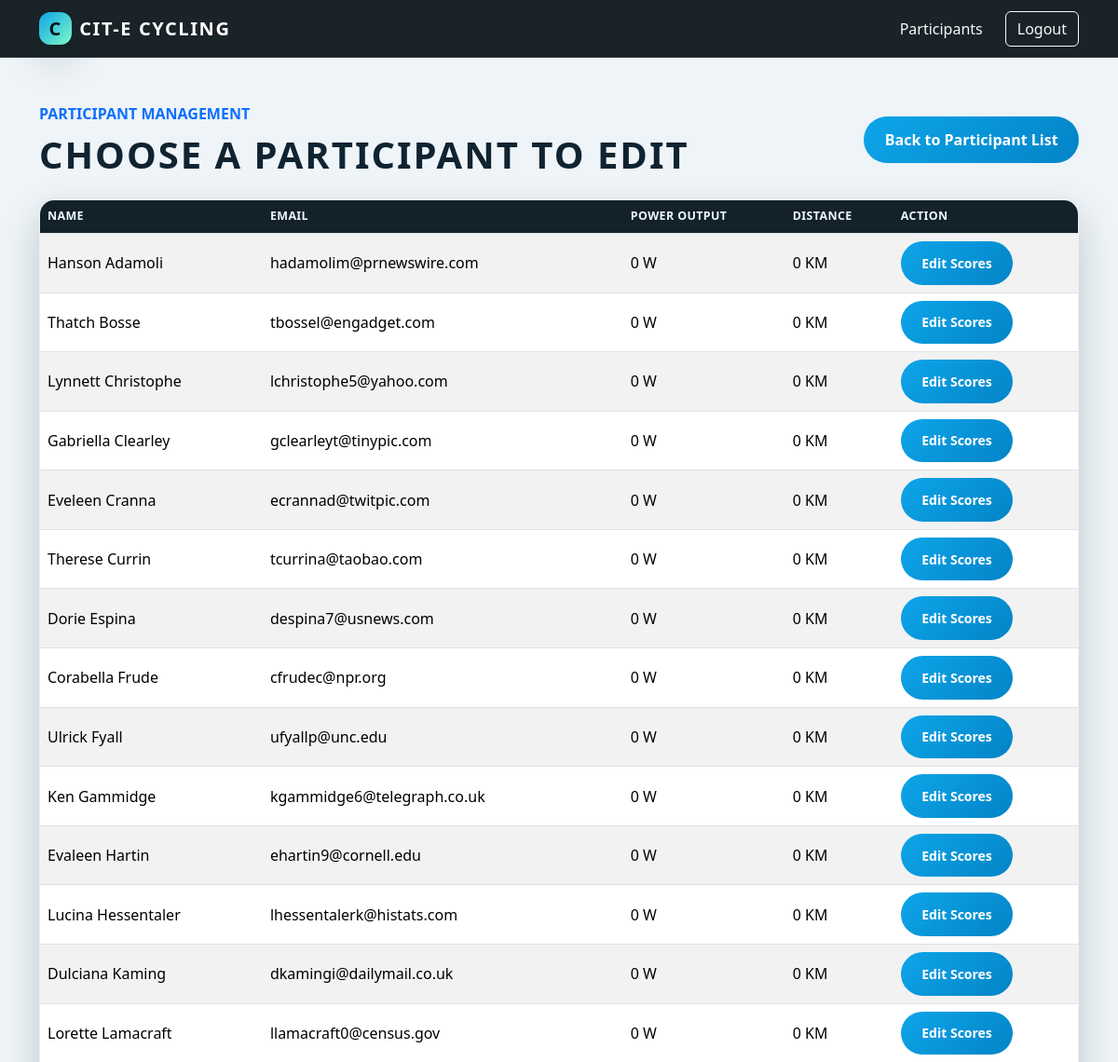
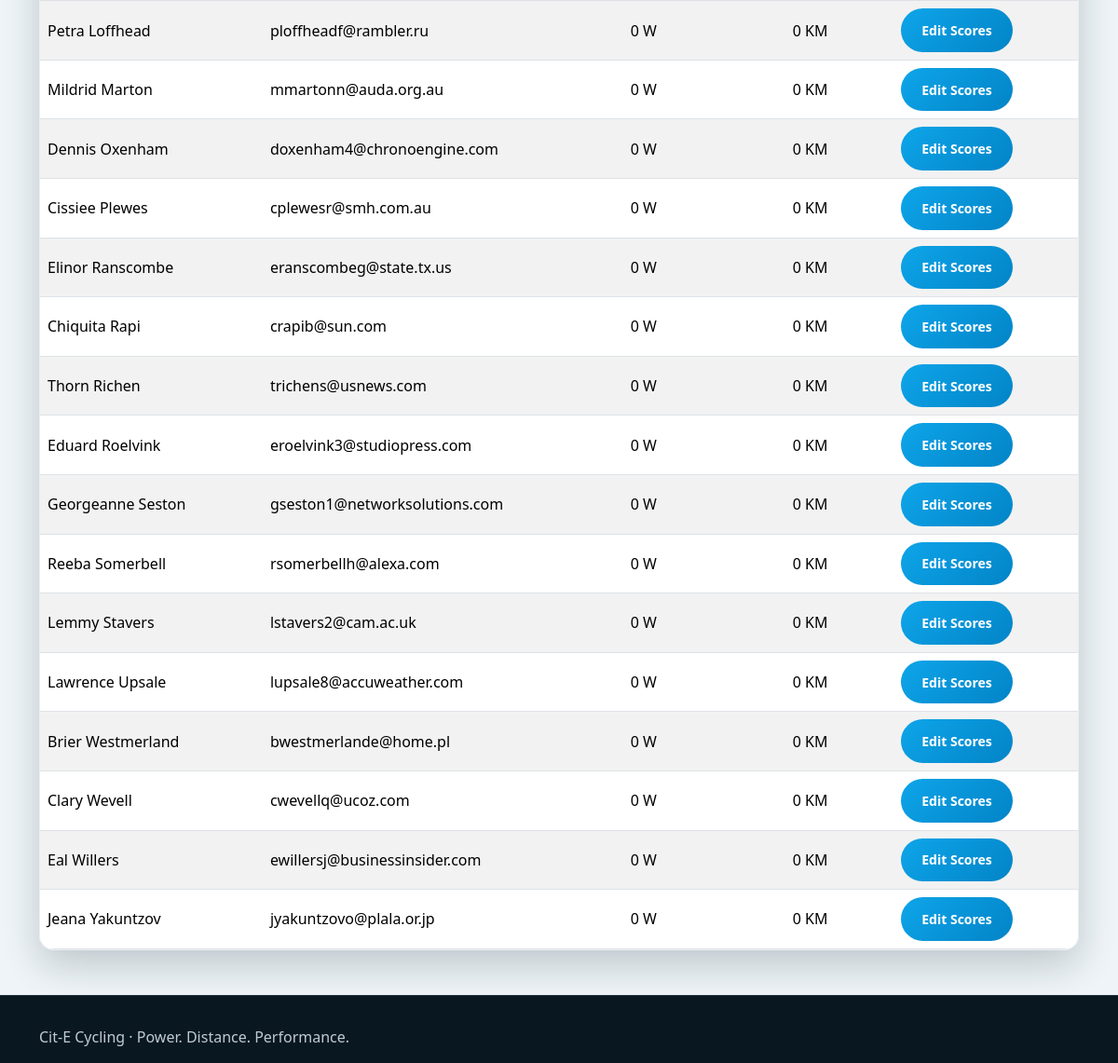
/edit_participant.php (signed in), run on the app's committed database (2 pictures, top to bottom).
### tables this page shows
CREATE TABLE `participant` (
  `id` int(255) NOT NULL,
  `firstname` varchar(50) NOT NULL,
  `surname` varchar(50) NOT NULL,
  `email` varchar(100) NOT NULL,
  `power_output` float DEFAULT NULL,
  `distance` float DEFAULT NULL,
  `club_id` int(11) DEFAULT NULL
);

### edit_participant.php (the view, shortened to what this page needs)
<?php
$errors = [];
$participant = null;
$participantChoices = [];
$selectionLoadError = '';
$idInput = $_SERVER['REQUEST_METHOD'] === 'POST' ? ($_POST['id'] ?? null) : ($_GET['id'] ?? null);
$id = is_string($idInput) ? filter_var($idInput, FILTER_VALIDATE_INT) : false;
try {
    $pdo = getDbConnection();
    if ($idInput === null && $_SERVER['REQUEST_METHOD'] !== 'POST') {
        $choicesStmt = $pdo->prepare('SELECT id, firstname, surname, email, power_output, distance FROM participant ORDER BY surname, firstname');
        $choicesStmt->execute();
        $participantChoices = $choicesStmt->fetchAll();
    }
} catch (PDOException $e) {
    $selectionLoadError = 'The database is temporarily unavailable. Please try again later.';
    $participant = null;
    $participantChoices = [];
}
?>
<!DOCTYPE html>
<html lang="en">
<head>
    <link href="https://cdn.jsdelivr.net/npm/bootstrap@5.3.3/dist/css/bootstrap.min.css" rel="stylesheet">
    <link rel="stylesheet" href="style.css">
</head>
<body class="admin-page">
    <nav class="navbar navbar-expand-lg navbar-dark sticky-top">
        <div class="container">
            <a class="navbar-brand d-flex align-items-center gap-2" href="admin_menu.php">
                <span class="brand-mark">C</span>
                <span>CIT-E CYCLING</span>
            </a>
            <div class="collapse navbar-collapse" id="adminNavbar">
                <div class="navbar-nav ms-auto align-items-lg-center gap-lg-3">
                    <a class="nav-link text-light" href="view_participants_edit_delete.php">Participants</a>
                    <form action="logout.php" method="post">
                        <button type="submit" class="btn btn-outline-light">Logout</button>
                    </form>
                </div>
            </div>
        </div>
    </nav>
    <main class="py-5">
        <div class="container">
            <div class="d-flex justify-content-between align-items-center flex-wrap gap-3 mb-4">
                <div>
                    <p class="text-uppercase text-primary fw-semibold mb-2">Participant management</p>
                    <h1 class="section-title mb-0"><?php echo $participant === null && $_SERVER['REQUEST_METHOD'] !== 'POST' ? 'Choose a participant to edit' : 'Update participant scores'; ?></h1>
                </div>
                <a href="view_participants_edit_delete.php" class="btn btn-primary">Back to Participant List</a>
            </div>
            <?php if ($participant !== null): ?>
                <?php include 'edit_participant_form.php'; ?>
            <?php elseif (empty($errors) && $_SERVER['REQUEST_METHOD'] !== 'POST' && $selectionLoadError === ''): ?>
                <?php if (empty($participantChoices)): ?>
                    <div class="alert alert-info" role="status">There are no participant records available to edit. Interest registrations are stored separately; load participant records into the participant table to continue.</div>
                <?php else: ?>
                    <div class="table-responsive card-panel p-0">
                        <table class="table table-striped table-hover align-middle mb-0">
                            <thead>
                                <tr>
                                    <th scope="col">Name</th>
                                    <th scope="col">Email</th>
                                    <th scope="col">Power Output</th>
                                    <th scope="col">Distance</th>
                                    <th scope="col">Action</th>
                                </tr>
                            </thead>
                            <tbody>
                                <?php foreach ($participantChoices as $choice): ?>
                                    <tr>
                                        <td><?php echo htmlspecialchars((string)$choice['firstname'] . ' ' . (string)$choice['surname'], ENT_QUOTES, 'UTF-8'); ?></td>
                                        <td><?php echo htmlspecialchars((string)$choice['email'], ENT_QUOTES, 'UTF-8'); ?></td>
                                        <td><?php echo htmlspecialchars((string)$choice['power_output'], ENT_QUOTES, 'UTF-8'); ?> W</td>
                                        <td><?php echo htmlspecialchars((string)$choice['distance'], ENT_QUOTES, 'UTF-8'); ?> KM</td>
                                        <td><a href="edit_participant.php?id=<?php echo (int)$choice['id']; ?>" class="btn btn-sm btn-primary">Edit Scores</a></td>
                                    </tr>
                                <?php endforeach; ?>
                            </tbody>
                        </table>
                    </div>
                <?php endif; ?>
            <?php else: ?>
                <div class="card-panel">
                    <p class="mb-0">Review the message above, then return to the participant list to continue.</p>
                </div>
            <?php endif; ?>
        </div>
    </main>
    <footer class="footer">
        <div class="container text-center text-md-start">
            <p class="mb-0">Cit-E Cycling · Power. Distance. Performance.</p>
        </div>
    </footer>
</body>
</html>

### style.css (style rules this page uses)
:root { --primary: #0ea5e9; --primary-strong: #0284c7; --accent: #7ef9c6; --dark: #06141d; --dark-soft: #0b1f2b; --panel: rgba(13, 27, 36, 0.85); --panel-light: #f3f8fb; --light: #edf7ff; --muted: #9db3c5; --border: rgba(148, 163, 184, 0.18); --danger: #ef4444; --success: #22c55e; --warning: #f59e0b; --shadow: 0 16px 40px rgba(11, 24, 34, 0.2); }
* { box-sizing: border-box; }
html { scroll-behavior: smooth; }
body { font-family: "Segoe UI", Tahoma, Geneva, Verdana, sans-serif; background: linear-gradient(180deg, #081923 0%, #0d1d2a 45%, #f4f8fa 100%); color: #12222f; min-height: 100vh; }
body.admin-page { background: #eef4f7; color: #12222f; }
.navbar { background: rgba(7, 17, 22, 0.92) !important; backdrop-filter: blur(12px); border-bottom: 1px solid var(--border); }
.navbar-brand { font-weight: 700; letter-spacing: 0.08em; text-transform: uppercase; }
.brand-mark { width: 2.2rem; height: 2.2rem; display: inline-flex; align-items: center; justify-content: center; border-radius: 0.75rem; background: linear-gradient(135deg, var(--primary), var(--accent)); color: var(--dark); font-weight: 800; box-shadow: var(--shadow); }
.section-title { font-weight: 800; letter-spacing: 0.05em; text-transform: uppercase; color: var(--dark); }
body.admin-page .section-title { color: #102331; }
.feature-card, .info-card, .card-panel, .stats-card { border: 1px solid var(--border); border-radius: 1.2rem; background: rgba(255, 255, 255, 0.96); box-shadow: var(--shadow); }
.btn-primary { background: linear-gradient(135deg, var(--primary), var(--primary-strong)); border: none; border-radius: 999px; font-weight: 600; padding: 0.8rem 1.4rem; }
.card-panel { padding: 1.5rem; }
.table-responsive { border-radius: 1rem; overflow-x: auto; -webkit-overflow-scrolling: touch; }
.table thead th { background: rgba(10, 25, 34, 0.96); color: var(--light); font-weight: 700; letter-spacing: 0.03em; text-transform: uppercase; font-size: 0.78rem; }
.footer { background: #091721; color: rgba(237, 247, 255, 0.8); padding: 2rem 0 1rem; border-top: 1px solid var(--border); }

### data on the page
participant: firstname+surname "Hanson Adamoli", email "hadamolim@prnewswire.com", power_output "0", distance "0"
participant: firstname+surname "Thatch Bosse", email "tbossel@engadget.com", power_output "0", distance "0"
participant: firstname+surname "Lynnett Christophe", email "lchristophe5@yahoo.com", power_output "0", distance "0"
participant: firstname+surname "Gabriella Clearley", email "gclearleyt@tinypic.com", power_output "0", distance "0"
participant: firstname+surname "Eveleen Cranna", email "ecrannad@twitpic.com", power_output "0", distance "0"
participant: firstname+surname "Therese Currin", email "tcurrina@taobao.com", power_output "0", distance "0"
participant: firstname+surname "Dorie Espina", email "despina7@usnews.com", power_output "0", distance "0"
participant: firstname+surname "Corabella Frude", email "cfrudec@npr.org", power_output "0", distance "0"
participant: firstname+surname "Ulrick Fyall", email "ufyallp@unc.edu", power_output "0", distance "0"
participant: firstname+surname "Ken Gammidge", email "kgammidge6@telegraph.co.uk", power_output "0", distance "0"
participant: firstname+surname "Evaleen Hartin", email "ehartin9@cornell.edu", power_output "0", distance "0"
participant: firstname+surname "Lucina Hessentaler", email "lhessentalerk@histats.com", power_output "0", distance "0"
participant: firstname+surname "Dulciana Kaming", email "dkamingi@dailymail.co.uk", power_output "0", distance "0"
participant: firstname+surname "Lorette Lamacraft", email "llamacraft0@census.gov", power_output "0", distance "0"
participant: firstname+surname "Petra Loffhead", email "ploffheadf@rambler.ru", power_output "0", distance "0"
participant: firstname+surname "Mildrid Marton", email "mmartonn@auda.org.au", power_output "0", distance "0"
participant: firstname+surname "Dennis Oxenham", email "doxenham4@chronoengine.com", power_output "0", distance "0"
participant: firstname+surname "Cissiee Plewes", email "cplewesr@smh.com.au", power_output "0", distance "0"
participant: firstname+surname "Elinor Ranscombe", email "eranscombeg@state.tx.us", power_output "0", distance "0"
participant: firstname+surname "Chiquita Rapi", email "crapib@sun.com", power_output "0", distance "0"
participant: firstname+surname "Thorn Richen", email "trichens@usnews.com", power_output "0", distance "0"
participant: firstname+surname "Eduard Roelvink", email "eroelvink3@studiopress.com", power_output "0", distance "0"
participant: firstname+surname "Georgeanne Seston", email "gseston1@networksolutions.com", power_output "0", distance "0"
participant: firstname+surname "Reeba Somerbell", email "rsomerbellh@alexa.com", power_output "0", distance "0"
participant: firstname+surname "Lemmy Stavers", email "lstavers2@cam.ac.uk", power_output "0", distance "0"
participant: firstname+surname "Lawrence Upsale", email "lupsale8@accuweather.com", power_output "0", distance "0"
participant: firstname+surname "Brier Westmerland", email "bwestmerlande@home.pl", power_output "0", distance "0"
participant: firstname+surname "Clary Wevell", email "cwevellq@ucoz.com", power_output "0", distance "0"
participant: firstname+surname "Eal Willers", email "ewillersj@businessinsider.com", power_output "0", distance "0"
participant: firstname+surname "Jeana Yakuntzov", email "jyakuntzovo@plala.or.jp", power_output "0", distance "0"
